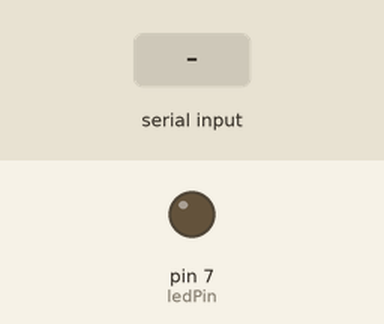
Simulated run of this sketch. Board: Arduino Uno, built with avr-gcc and run on an emulated ATmega328P. Shown: output pins drawn as LEDs (lit = HIGH). The inputs (shaded band) are chosen by the test bench. Random numbers use the default seed unless the sketch sets one; what the sketch prints to the serial monitor is not drawn.

Above: at 1.2 s.
1.3 s: "S" received over Serial
At 1.31 s:
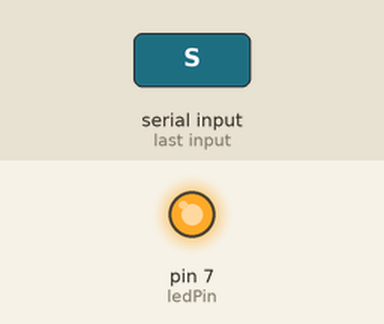
Timing chart, 0 to 4.3 s (numbered marks = the images above; inputs shaded):
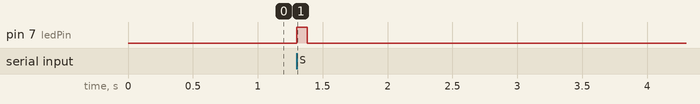

Measured:
- after the input at 1.3 s, pin 7 (ledPin): LOW → HIGH at once, → LOW 0.08 s later

The sketch:

eog_circuit.ino
```cpp
const int numChannels = 6;
const int ledPin = 7;
unsigned long lastSendMillis = 0;
const unsigned long sendIntervalMillis = 2000UL;

void setup() {
  Serial.begin(115200);
  pinMode(ledPin, OUTPUT);
  digitalWrite(ledPin, LOW);
  randomSeed(analogRead(A5));
}

void loop() {
  unsigned long now = millis();
  if (now - lastSendMillis >= sendIntervalMillis) {
    lastSendMillis = now;
    int vals[numChannels];
    for (int i = 0; i < numChannels; i++) {
      int noise = random(-30, 30);
      int base = 512 + noise;
      if (random(0, 1000) < 5) base += random(60, 180);
      if (base < 0) base = 0;
      if (base > 1023) base = 1023;
      vals[i] = base;
    }
    unsigned long tms = millis();
    for (int i = 0; i < numChannels; i++) {
      Serial.print(vals[i]);
      Serial.print(',');
    }
    Serial.println(tms);
  }

  // Listen for selection command 'S'
  if (Serial.available()) {
    char c = Serial.read();
    if (c == 'S') {
      digitalWrite(ledPin, HIGH);
      delay(80);
      digitalWrite(ledPin, LOW);
    }
  }
}
```
